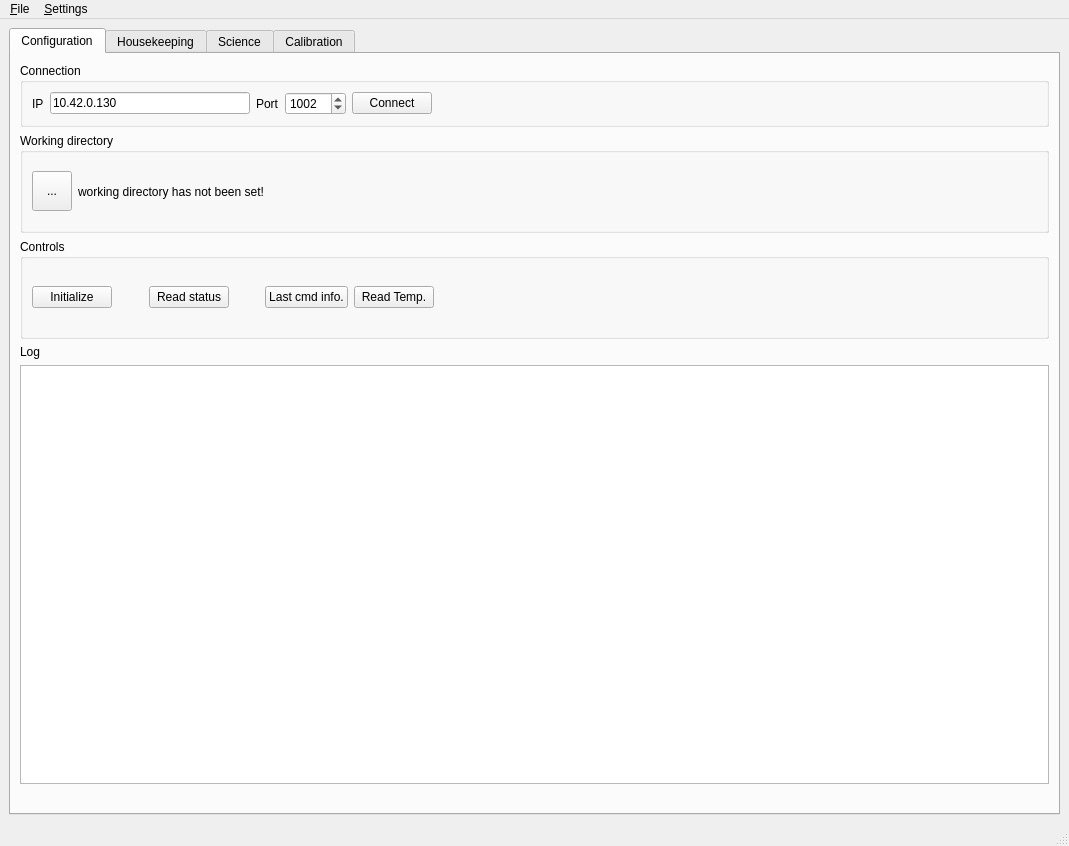
<?xml version="1.0" encoding="UTF-8"?>
<ui version="4.0">
 <class>MainWindow</class>
 <widget class="QMainWindow" name="MainWindow">
  <property name="geometry">
   <rect>
    <x>0</x>
    <y>0</y>
    <width>1069</width>
    <height>846</height>
   </rect>
  </property>
  <property name="windowTitle">
   <string>HIT DAQ</string>
  </property>
  <widget class="QWidget" name="centralwidget">
   <layout class="QVBoxLayout" name="verticalLayout">
    <item>
     <widget class="QTabWidget" name="tabWidget">
      <property name="enabled">
       <bool>true</bool>
      </property>
      <property name="sizePolicy">
       <sizepolicy hsizetype="Expanding" vsizetype="Expanding">
        <horstretch>0</horstretch>
        <verstretch>0</verstretch>
       </sizepolicy>
      </property>
      <property name="minimumSize">
       <size>
        <width>600</width>
        <height>600</height>
       </size>
      </property>
      <property name="currentIndex">
       <number>0</number>
      </property>
      <widget class="QWidget" name="tab_controls">
       <attribute name="title">
        <string>Configuration</string>
       </attribute>
       <layout class="QVBoxLayout" name="verticalLayout_7">
        <item>
         <layout class="QVBoxLayout" name="verticalLayout_3">
          <item>
           <widget class="QGroupBox" name="groupBox">
            <property name="maximumSize">
             <size>
              <width>16777215</width>
              <height>100</height>
             </size>
            </property>
            <property name="title">
             <string>Connection</string>
            </property>
            <layout class="QHBoxLayout" name="horizontalLayout">
             <item>
              <widget class="QLabel" name="label">
               <property name="text">
                <string>IP</string>
               </property>
              </widget>
             </item>
             <item>
              <widget class="QLineEdit" name="ipAddressInput">
               <property name="maximumSize">
                <size>
                 <width>200</width>
                 <height>16777215</height>
                </size>
               </property>
               <property name="text">
                <string>10.42.0.130</string>
               </property>
              </widget>
             </item>
             <item>
              <widget class="QLabel" name="portLabel">
               <property name="text">
                <string>Port</string>
               </property>
              </widget>
             </item>
             <item>
              <widget class="QSpinBox" name="portInput">
               <property name="maximum">
                <number>65535</number>
               </property>
               <property name="value">
                <number>1002</number>
               </property>
              </widget>
             </item>
             <item>
              <widget class="QPushButton" name="connectBtn">
               <property name="text">
                <string>Connect</string>
               </property>
              </widget>
             </item>
             <item>
              <spacer name="horizontalSpacer">
               <property name="orientation">
                <enum>Qt::Horizontal</enum>
               </property>
               <property name="sizeHint" stdset="0">
                <size>
                 <width>40</width>
                 <height>20</height>
                </size>
               </property>
              </spacer>
             </item>
            </layout>
           </widget>
          </item>
          <item>
           <widget class="QGroupBox" name="groupBox_2">
            <property name="minimumSize">
             <size>
              <width>0</width>
              <height>100</height>
             </size>
            </property>
            <property name="title">
             <string>Working directory</string>
            </property>
            <layout class="QVBoxLayout" name="verticalLayout_8">
             <item>
              <layout class="QHBoxLayout" name="horizontalLayout_5">
               <item>
                <widget class="QToolButton" name="selectFolderBtn">
                 <property name="minimumSize">
                  <size>
                   <width>40</width>
                   <height>40</height>
                  </size>
                 </property>
                 <property name="toolTip">
                  <string>select working directory</string>
                 </property>
                 <property name="text">
                  <string>...</string>
                 </property>
                 <property name="icon">
                  <iconset resource="resources/mainwindow_rc5.qrc">
                   <normaloff>:/Icons/images/fileopen.png</normaloff>:/Icons/images/fileopen.png</iconset>
                 </property>
                 <property name="iconSize">
                  <size>
                   <width>30</width>
                   <height>30</height>
                  </size>
                 </property>
                </widget>
               </item>
               <item>
                <widget class="QLabel" name="folderLabel">
                 <property name="sizePolicy">
                  <sizepolicy hsizetype="Expanding" vsizetype="Preferred">
                   <horstretch>0</horstretch>
                   <verstretch>0</verstretch>
                  </sizepolicy>
                 </property>
                 <property name="minimumSize">
                  <size>
                   <width>500</width>
                   <height>0</height>
                  </size>
                 </property>
                 <property name="text">
                  <string>working directory has not been set!</string>
                 </property>
                </widget>
               </item>
               <item>
                <spacer name="horizontalSpacer_7">
                 <property name="orientation">
                  <enum>Qt::Horizontal</enum>
                 </property>
                 <property name="sizeHint" stdset="0">
                  <size>
                   <width>238</width>
                   <height>20</height>
                  </size>
                 </property>
                </spacer>
               </item>
              </layout>
             </item>
            </layout>
           </widget>
          </item>
          <item>
           <widget class="QGroupBox" name="groupBox_4">
            <property name="sizePolicy">
             <sizepolicy hsizetype="Preferred" vsizetype="Fixed">
              <horstretch>0</horstretch>
              <verstretch>0</verstretch>
             </sizepolicy>
            </property>
            <property name="minimumSize">
             <size>
              <width>0</width>
              <height>100</height>
             </size>
            </property>
            <property name="maximumSize">
             <size>
              <width>16777215</width>
              <height>100</height>
             </size>
            </property>
            <property name="title">
             <string>Controls</string>
            </property>
            <layout class="QVBoxLayout" name="verticalLayout_2">
             <item>
              <layout class="QHBoxLayout" name="horizontalLayout_2">
               <item>
                <widget class="QPushButton" name="initBtn">
                 <property name="text">
                  <string>Initialize</string>
                 </property>
                </widget>
               </item>
               <item>
                <spacer name="horizontalSpacer_6">
                 <property name="orientation">
                  <enum>Qt::Horizontal</enum>
                 </property>
                 <property name="sizeHint" stdset="0">
                  <size>
                   <width>40</width>
                   <height>20</height>
                  </size>
                 </property>
                </spacer>
               </item>
               <item>
                <widget class="QPushButton" name="readStatBtn">
                 <property name="text">
                  <string>Read status</string>
                 </property>
                </widget>
               </item>
               <item>
                <spacer name="horizontalSpacer_3">
                 <property name="orientation">
                  <enum>Qt::Horizontal</enum>
                 </property>
                 <property name="sizeHint" stdset="0">
                  <size>
                   <width>40</width>
                   <height>20</height>
                  </size>
                 </property>
                </spacer>
               </item>
               <item>
                <widget class="QPushButton" name="lastCmdBtn">
                 <property name="text">
                  <string>Last cmd info.</string>
                 </property>
                </widget>
               </item>
               <item>
                <widget class="QPushButton" name="tempReadBtn">
                 <property name="text">
                  <string>Read Temp.</string>
                 </property>
                </widget>
               </item>
               <item>
                <spacer name="horizontalSpacer_5">
                 <property name="orientation">
                  <enum>Qt::Horizontal</enum>
                 </property>
                 <property name="sizeHint" stdset="0">
                  <size>
                   <width>612</width>
                   <height>20</height>
                  </size>
                 </property>
                </spacer>
               </item>
              </layout>
             </item>
            </layout>
           </widget>
          </item>
          <item>
           <widget class="QLabel" name="label_3">
            <property name="text">
             <string>Log</string>
            </property>
           </widget>
          </item>
          <item>
           <widget class="QListWidget" name="listWidget"/>
          </item>
         </layout>
        </item>
        <item>
         <widget class="QLabel" name="statusLabel">
          <property name="sizePolicy">
           <sizepolicy hsizetype="Expanding" vsizetype="Preferred">
            <horstretch>0</horstretch>
            <verstretch>0</verstretch>
           </sizepolicy>
          </property>
          <property name="text">
           <string/>
          </property>
         </widget>
        </item>
       </layout>
      </widget>
      <widget class="QWidget" name="tabHousekeeping">
       <attribute name="title">
        <string>Housekeeping</string>
       </attribute>
       <layout class="QVBoxLayout" name="verticalLayout_5">
        <item>
         <layout class="QGridLayout" name="gridLayout_5">
          <item row="0" column="0">
           <widget class="QPushButton" name="hkSingleReadBtn">
            <property name="text">
             <string>Single-shot read</string>
            </property>
           </widget>
          </item>
          <item row="0" column="1">
           <spacer name="horizontalSpacer_12">
            <property name="orientation">
             <enum>Qt::Horizontal</enum>
            </property>
            <property name="sizeHint" stdset="0">
             <size>
              <width>288</width>
              <height>20</height>
             </size>
            </property>
           </spacer>
          </item>
          <item row="0" column="2">
           <widget class="QLabel" name="label_2">
            <property name="text">
             <string>Updated period (s)</string>
            </property>
           </widget>
          </item>
          <item row="0" column="3">
           <widget class="QSpinBox" name="hkPeriodInput">
            <property name="minimumSize">
             <size>
              <width>90</width>
              <height>0</height>
             </size>
            </property>
            <property name="value">
             <number>1</number>
            </property>
           </widget>
          </item>
          <item row="0" column="4">
           <widget class="QPushButton" name="hkStartBtn">
            <property name="text">
             <string>Start</string>
            </property>
           </widget>
          </item>
          <item row="1" column="0" colspan="5">
           <widget class="QTableWidget" name="hkTableWidget">
            <column>
             <property name="text">
              <string>ID</string>
             </property>
            </column>
            <column>
             <property name="text">
              <string>Name</string>
             </property>
            </column>
            <column>
             <property name="text">
              <string>Raw Value</string>
             </property>
            </column>
            <column>
             <property name="text">
              <string>Eng. Value</string>
             </property>
            </column>
           </widget>
          </item>
         </layout>
        </item>
       </layout>
      </widget>
      <widget class="QWidget" name="tab">
       <attribute name="title">
        <string>Science</string>
       </attribute>
       <layout class="QVBoxLayout" name="verticalLayout_6">
        <item>
         <layout class="QHBoxLayout" name="horizontalLayout_3">
          <item>
           <widget class="QPushButton" name="sciStartDRSBtn">
            <property name="text">
             <string>Start DRS read  </string>
            </property>
           </widget>
          </item>
          <item>
           <widget class="QPushButton" name="sciStopDRSBtn">
            <property name="text">
             <string>Stop DRS </string>
            </property>
           </widget>
          </item>
          <item>
           <widget class="QPushButton" name="sciTrigDRSBtn">
            <property name="text">
             <string>trigger DRS</string>
            </property>
           </widget>
          </item>
          <item>
           <widget class="QPushButton" name="sciSingReadBtn">
            <property name="text">
             <string>Single read per ch.</string>
            </property>
           </widget>
          </item>
          <item>
           <spacer name="horizontalSpacer_2">
            <property name="orientation">
             <enum>Qt::Horizontal</enum>
            </property>
            <property name="sizeHint" stdset="0">
             <size>
              <width>368</width>
              <height>20</height>
             </size>
            </property>
           </spacer>
          </item>
         </layout>
        </item>
        <item>
         <widget class="Line" name="line_2">
          <property name="orientation">
           <enum>Qt::Horizontal</enum>
          </property>
         </widget>
        </item>
        <item>
         <widget class="QWidget" name="widget_2" native="true">
          <property name="sizePolicy">
           <sizepolicy hsizetype="Preferred" vsizetype="Expanding">
            <horstretch>0</horstretch>
            <verstretch>0</verstretch>
           </sizepolicy>
          </property>
         </widget>
        </item>
       </layout>
      </widget>
      <widget class="QWidget" name="tab_graphs">
       <attribute name="title">
        <string>Calibration</string>
       </attribute>
       <layout class="QVBoxLayout" name="verticalLayout_4">
        <item>
         <layout class="QHBoxLayout" name="horizontalLayout_4">
          <item>
           <widget class="QPushButton" name="calStartBtn">
            <property name="text">
             <string>Start calibration</string>
            </property>
           </widget>
          </item>
          <item>
           <widget class="QPushButton" name="calStopBtn">
            <property name="text">
             <string>Stop calibration</string>
            </property>
           </widget>
          </item>
          <item>
           <spacer name="horizontalSpacer_4">
            <property name="orientation">
             <enum>Qt::Horizontal</enum>
            </property>
            <property name="sizeHint" stdset="0">
             <size>
              <width>518</width>
              <height>20</height>
             </size>
            </property>
           </spacer>
          </item>
         </layout>
        </item>
        <item>
         <widget class="Line" name="line">
          <property name="orientation">
           <enum>Qt::Horizontal</enum>
          </property>
         </widget>
        </item>
        <item>
         <widget class="QWidget" name="widget" native="true">
          <property name="sizePolicy">
           <sizepolicy hsizetype="Preferred" vsizetype="Expanding">
            <horstretch>0</horstretch>
            <verstretch>0</verstretch>
           </sizepolicy>
          </property>
         </widget>
        </item>
       </layout>
      </widget>
     </widget>
    </item>
   </layout>
  </widget>
  <widget class="QMenuBar" name="menubar">
   <property name="geometry">
    <rect>
     <x>0</x>
     <y>0</y>
     <width>1069</width>
     <height>26</height>
    </rect>
   </property>
   <widget class="QMenu" name="menuFile">
    <property name="title">
     <string>&amp;File</string>
    </property>
   </widget>
   <widget class="QMenu" name="menuSettings">
    <property name="title">
     <string>&amp;Settings</string>
    </property>
    <addaction name="actionIP"/>
   </widget>
   <addaction name="menuFile"/>
   <addaction name="menuSettings"/>
  </widget>
  <widget class="QStatusBar" name="statusbar"/>
  <action name="actionIP">
   <property name="text">
    <string>IP</string>
   </property>
  </action>
 </widget>
 <resources>
  <include location="resources/mainwindow_rc5.qrc"/>
 </resources>
 <connections/>
</ui>
